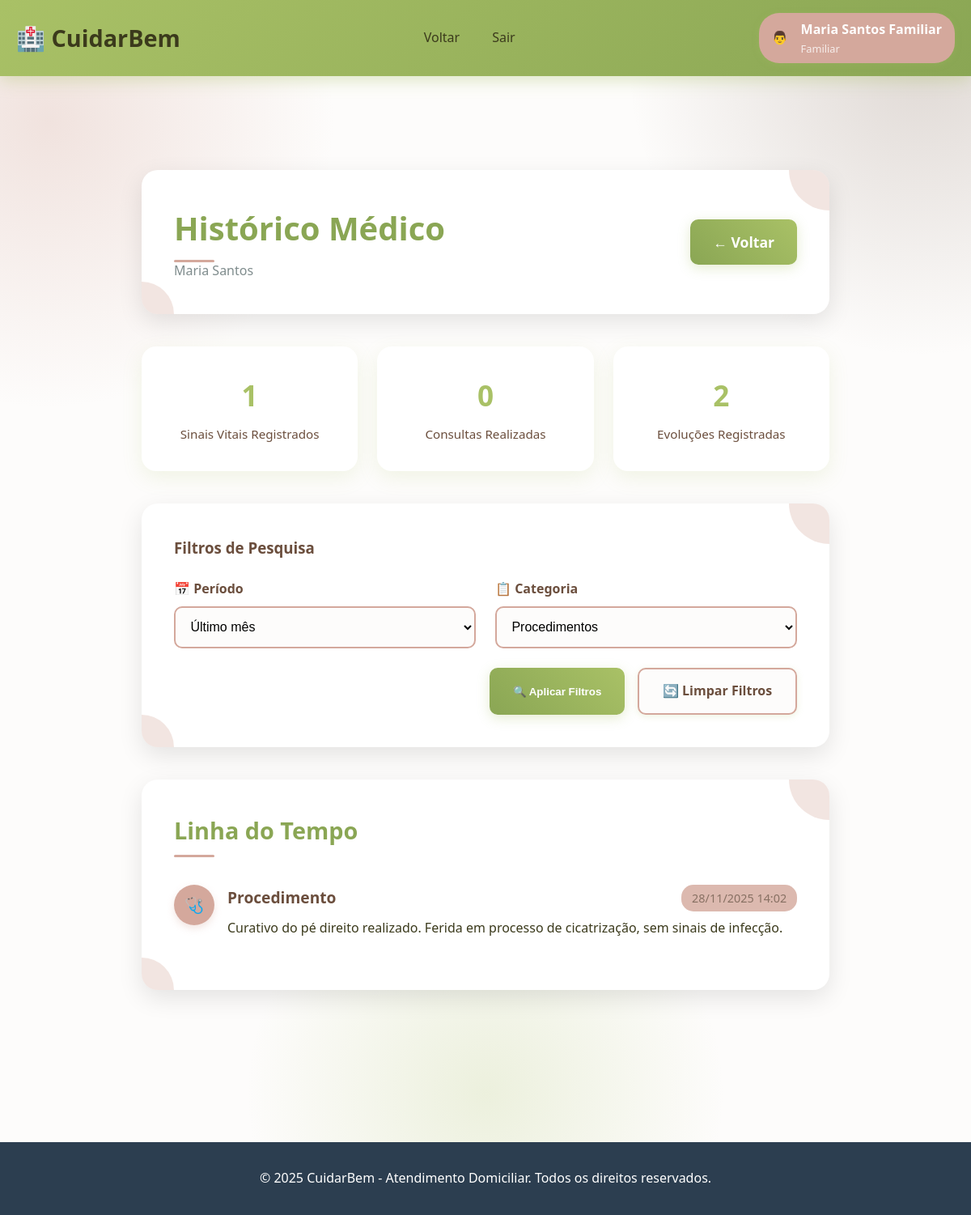
/historico.php?categoria=procedimento (signed in), run on the app's committed database.
### tables this page shows
CREATE TABLE IF NOT EXISTS pacientes (
    id INT AUTO_INCREMENT PRIMARY KEY,
    nome VARCHAR(100) NOT NULL,
    cpf VARCHAR(14) UNIQUE NOT NULL,
    idade INT NOT NULL,
    sexo ENUM('masculino', 'feminino') NOT NULL,
    telefone VARCHAR(20),
    email VARCHAR(100),
    endereco TEXT NOT NULL,
    diagnostico VARCHAR(255),
    status_saude ENUM('estavel', 'atencao', 'critico') DEFAULT 'estavel',
    medico_responsavel VARCHAR(100),
    data_cadastro TIMESTAMP DEFAULT CURRENT_TIMESTAMP,
    foto_identidade VARCHAR(255),
    INDEX idx_cpf (cpf),
    INDEX idx_status (status_saude)
);

CREATE TABLE IF NOT EXISTS evolucoes (
    id INT AUTO_INCREMENT PRIMARY KEY,
    paciente_id INT NOT NULL,
    descricao TEXT NOT NULL,
    tipo ENUM('evolucao', 'intercorrencia', 'procedimento', 'observacao') NOT NULL,
    registrado_por INT NOT NULL,
    data_registro TIMESTAMP DEFAULT CURRENT_TIMESTAMP,
    FOREIGN KEY (paciente_id) REFERENCES pacientes(id) ON DELETE CASCADE,
    FOREIGN KEY (registrado_por) REFERENCES usuarios(id) ON DELETE CASCADE,
    INDEX idx_paciente_data (paciente_id, data_registro)
);

### auth.php (called while the page is built, shortened)
<?php
require_once 'config.php';
class Auth {
    public static function check() {
        return isset($_SESSION['logged_in']) && $_SESSION['logged_in'] === true;
    }
    public static function checkTipo($tipo) {
        return $_SESSION['user_type'] === $tipo;
    }
    public static function getUserName() {
        return $_SESSION['user_name'] ?? '';
    }
}
function isFamiliar() {
    return Auth::checkTipo('familiar');
}
function getUserName() {
    return Auth::getUserName();
}
?>

### config.php (called while the page is built, shortened)
<?php
function sanitize($data) {
    return htmlspecialchars(trim($data), ENT_QUOTES, 'UTF-8');
}
function formatarDataHoraBR($dataHora) {
    $timestamp = strtotime($dataHora);
    return date('d/m/Y H:i', $timestamp);
}
?>

### historico.php (the view, shortened to what this page needs)
<?php
require_once 'config.php';
require_once 'auth.php';
$db = getDB();
$usuarioId = getUserId();
if (isFamiliar()) {
    $stmt = $db->prepare("
        SELECT p.id FROM pacientes p
        INNER JOIN vinculos_familiar vf ON p.id = vf.paciente_id
        WHERE vf.usuario_id = ?
        LIMIT 1
    ");
    $stmt->execute([$usuarioId]);
} else {
    die("Tipo de usuário não autorizado");
}
$result = $stmt->fetch();
$pacienteId = $result['id'];
$stmt = $db->prepare("SELECT * FROM pacientes WHERE id = ?");
$stmt->execute([$pacienteId]);
$paciente = $stmt->fetch();
$stmt = $db->prepare("SELECT COUNT(*) as total FROM sinais_vitais WHERE paciente_id = ?");
$stmt->execute([$pacienteId]);
$totalSinais = $stmt->fetch()['total'];
$stmt = $db->prepare("SELECT COUNT(*) as total FROM agendamentos WHERE paciente_id = ? AND status = 'realizado'");
$stmt->execute([$pacienteId]);
$totalConsultas = $stmt->fetch()['total'];
$stmt = $db->prepare("SELECT COUNT(*) as total FROM evolucoes WHERE paciente_id = ?");
$stmt->execute([$pacienteId]);
$totalEvolucoes = $stmt->fetch()['total'];
$periodo = $_GET['periodo'] ?? '30';
$categoria = $_GET['categoria'] ?? 'todos';
$whereClause = "WHERE paciente_id = ?";
$params = [$pacienteId];
if ($periodo !== 'todos') {
    $whereClause .= " AND data_registro >= DATE_SUB(NOW(), INTERVAL ? DAY)";
    $params[] = (int)$periodo;
}
if ($categoria !== 'todos') {
    $whereClause .= " AND tipo = ?";
    $params[] = $categoria;
}
$stmt = $db->prepare("
    SELECT * FROM evolucoes
    $whereClause
    ORDER BY data_registro DESC
    LIMIT 50
");
$stmt->execute($params);
$historico = $stmt->fetchAll();
?>
<!DOCTYPE html>
<html lang="pt-BR">
<head>
    <link rel="stylesheet" href="style-historico.css">
</head>
<body>
    <header>
        <nav class="container">
            <div class="logo">🏥 CuidarBem</div>
            <ul class="nav-links">
                <li><a href="<?= isFamiliar() ? 'perfil-familiar.php' : 'perfil-cuidador.php' ?>">Voltar</a></li>
                <li><a href="logout.php">Sair</a></li>
            </ul>
            <div class="user-info">
                <span><?= isFamiliar() ? '👨' : '👨‍⚕️' ?></span>
                <div>
                    <div style="font-weight: bold;"><?= sanitize(getUserName()) ?></div>
                    <div style="font-size: 0.8rem; opacity: 0.8;">
                        <?= isFamiliar() ? 'Familiar' : 'Cuidador' ?>
                    </div>
                </div>
            </div>
        </nav>
    </header>
    <main class="main-content">
        <div class="container">
            <div class="page-header">
                <div>
                    <h1 class="page-title">Histórico Médico</h1>
                    <p style="color: #7f8c8d; margin-top: 0.5rem; position: relative; z-index: 2;">
                        <?= sanitize($paciente['nome']) ?>
                    </p>
                </div>
                <a href="<?= isFamiliar() ? 'perfil-familiar.php' : 'perfil-cuidador.php' ?>" class="back-btn">
                    ← Voltar
                </a>
            </div>
            <div class="stats-grid">
                <div class="stat-card">
                    <span class="stat-number"><?= $totalSinais ?></span>
                    <span class="stat-label">Sinais Vitais Registrados</span>
                </div>
                <div class="stat-card">
                    <span class="stat-number"><?= $totalConsultas ?></span>
                    <span class="stat-label">Consultas Realizadas</span>
                </div>
                <div class="stat-card">
                    <span class="stat-number"><?= $totalEvolucoes ?></span>
                    <span class="stat-label">Evoluções Registradas</span>
                </div>
            </div>
            <div class="filters-section">
                <h3 style="margin-bottom: 1.5rem; color: var(--texto-escuro); position: relative; z-index: 2;">
                    Filtros de Pesquisa
                </h3>
                <form method="GET" class="filters">
                    <div class="filter-group">
                        <label>📅 Período</label>
                        <select name="periodo">
                            <option value="30" <?= $periodo == '30' ? 'selected' : '' ?>>Último mês</option>
                        </select>
                    </div>
                    <div class="filter-group">
                        <label>📋 Categoria</label>
                        <select name="categoria">
                            <option value="procedimento" <?= $categoria == 'procedimento' ? 'selected' : '' ?>>Procedimentos</option>
                        </select>
                    </div>
                </form>
                <div class="filter-buttons">
                    <button type="submit" class="btn btn-primary" onclick="document.querySelector('form').submit()">
                        🔍 Aplicar Filtros
                    </button>
                    <a href="historico.php" class="btn btn-secondary">
                        🔄 Limpar Filtros
                    </a>
                </div>
            </div>
            <?php if (empty($historico)): ?>
            <div class="alert">
                <div class="alert-icon">ℹ️</div>
                <div class="alert-content">
                    <div class="alert-title">Nenhum registro encontrado</div>
                    <div class="alert-text">
                        Não há registros para o período e filtros selecionados.
                        Tente ajustar os filtros ou selecione "Todo o período".
                    </div>
                </div>
            </div>
            <?php else: ?>
            <div class="timeline">
                <h3 class="timeline-title">Linha do Tempo</h3>
                <?php foreach ($historico as $item): ?>
                <div class="timeline-item">
                    <div class="timeline-icon">
                        <?php
                        $icones = [
                            'evolucao' => '📝',
                            'intercorrencia' => '⚠️',
                            'procedimento' => '🩺',
                            'observacao' => '💭'
                        ];
                        echo $icones[$item['tipo']] ?? '📋';
                        ?>
                    </div>
                    <div class="timeline-content">
                        <div class="timeline-header">
                            <div class="timeline-item-title"><?= ucfirst($item['tipo']) ?></div>
                            <div class="timeline-time"><?= formatarDataHoraBR($item['data_registro']) ?></div>
                        </div>
                        <div class="timeline-body">
                            <?= nl2br(sanitize($item['descricao'])) ?>
                        </div>
                    </div>
                </div>
                <?php endforeach; ?>
            </div>
            <?php endif; ?>
        </div>
    </main>
    <footer style="background: #2c3e50; color: white; text-align: center; padding: 2rem 0; margin-top: 3rem;">
        <div class="container">
            <p>&copy; <?= date('Y') ?> CuidarBem - Atendimento Domiciliar. Todos os direitos reservados.</p>
        </div>
    </footer>
</body>
</html>

### data on the page
pacientes: nome "Maria Santos"
evolucoes: tipo "🩺", tipo "Procedimento", data_registro "28/11/2025 14:02", descricao "Curativo do pé direito realizado. Ferida em processo de cicatrização, sem sinais de infecção."

### other printed values
getUserName() "Maria Santos Familiar"
$totalSinais "1"
$totalConsultas "0"
$totalEvolucoes "2"
